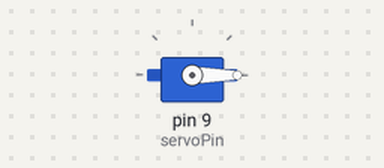
This sketch was run on a simulated Arduino Uno, built with avr-gcc and run on an emulated ATmega328P. Shown: servo.

Above: at 0.05 s.
At 1.5 s:
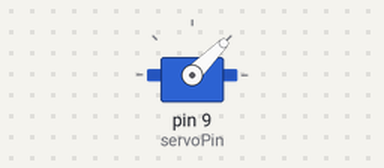
At 3.0 s:
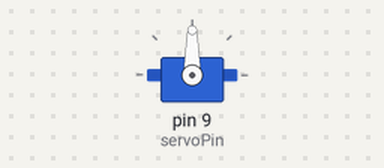
Timing chart, 0 to 6.9 s (numbered marks = the images above):
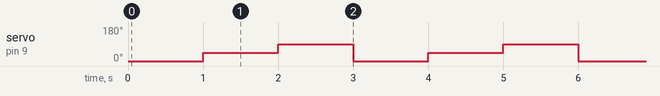

Measured:
- by itself, servo on pin 9 (servoPin): repeats every 3.0 s: 90° 1.0 s, 0° 1.0 s, 45° 1.0 s

The sketch:

ServoTest.ino
```cpp
#include <Servo.h>
Servo servo1;
int servoPin = 9;

void setup(){
  servo1.attach(servoPin);
}

void loop(){
  servo1.write(0);
  delay(1000);
  servo1.write(45);
  delay(1000);
  servo1.write(90);
  delay(1000);
}
```
